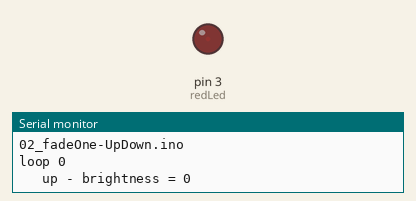
This sketch was run on a simulated Arduino Uno, built with avr-gcc and run on an emulated ATmega328P. On the bench: output pins drawn as LEDs (lit = HIGH), the last lines printed to the serial monitor.

Above: at 0.05 s.
At 3.2 s:
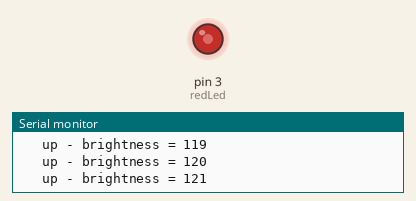
At 6.4 s:
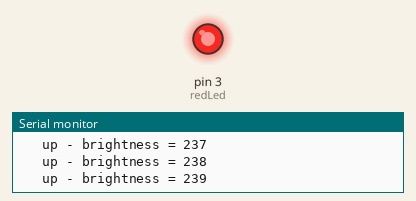
At 12.75 s:
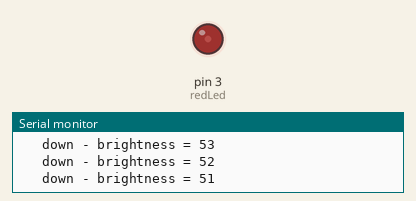
Timing chart, 0 to 18.4 s (numbered marks = the images above):
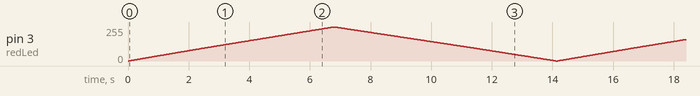

The sketch:

02_fadeOne-UpDown.ino
```cpp
// RGB fade, single (RED) led only
// led BRIGHTNESS changes WITHIN loops
// each fade is within a FOR..NEXT loop


// led PINs
int redLed = 3;

// utility variables
int loopCounter = 0;

void setup() {
  // put your setup code here, to run once:
  // set pinModes
  pinMode(redLed, OUTPUT);

  // start serial
  Serial.begin(9600);
  Serial.println(__FILE__);
}

void loop() {

  // put your main code here, to run repeatedly:
  Serial.print("loop ");
  Serial.println(loopCounter);

  //  *** pattern ***

  // fade red up
  //                 START              STOP         STEP = 1
  for(int brightness = 0 ; brightness <= 255; brightness+=1){ // note stop SIGN is < (less than) or equal
    analogWrite(redLed, brightness);
      Serial.print("   up - brightness = ");
      Serial.println(brightness);
    delay(25);
  }

  // fade red down
  //                 START              STOP         STEP = -1
  for(int brightness = 255 ; brightness >= 0; brightness-=1){  // note stop SIGN changed to > (greater than) or equal
    analogWrite(redLed, brightness);
      Serial.print("   down - brightness = ");
      Serial.println(brightness);
    delay(25);
  }

  // ***********   increment loop counter    *****************
  // loopCounter is just a way to clearly see how the code is flowing
  // you don't *NEED* it in your programs
  loopCounter++;

}
```
